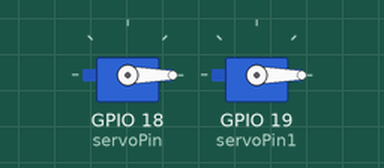
The sketch below on a simulated ESP32. Shown: 2 × servo.

Above: at 0.05 s.
At 7.45 s:
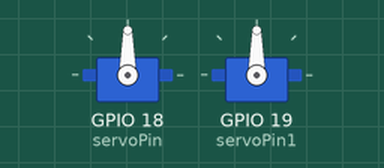
At 14.95 s:
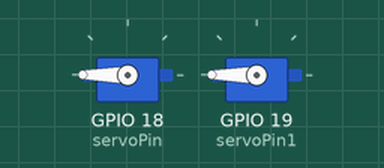
Timing chart, 0 to 19.5 s (numbered marks = the images above):
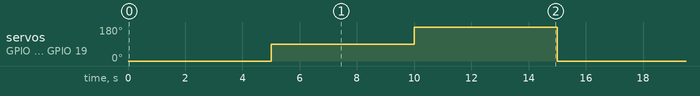

The sketch:

Sweep.ino
```cpp
#include <ESP32_Servo.h>

Servo myservo;  // create servo object to control a servo
                // 16 servo objects can be created on the ESP32
Servo myservo1;

int pos = 0;    // variable to store the servo position
int servoPin = 18;
int servoPin1=19;

// Define min and max pulse width values
int minPulseWidth = 500;   // Minimum pulse width in microseconds
int maxPulseWidth = 3000;  // Maximum pulse width in microseconds

void setup() {
  myservo.attach(servoPin, minPulseWidth, maxPulseWidth); // attaches the servo on pin 18 to the servo object
                                                          // using specified min/max pulse widths
  myservo1.attach(servoPin1, minPulseWidth, maxPulseWidth);
}

void loop() {
  /*for (pos = 0; pos <= 180; pos += 1) { // goes from 0 degrees to 270 degrees
    myservo.write(pos);                 // tell servo to go to position in variable 'pos'
    delay(15);                          // waits 15ms for the servo to reach the position
  }
  for (pos = 180; pos >= 0; pos -= 1) { // goes from 270 degrees to 0 degrees
    myservo.write(pos);                 // tell servo to go to position in variable 'pos'
    delay(15);                          // waits 15ms for the servo to reach the position
  }*/
  myservo.write(0);
  myservo1.write(0);
  delay(5000);
  myservo.write(90);
  myservo1.write(90);
  delay(5000);
  myservo.write(180);
  myservo1.write(180);
  delay(5000);

}
```

Measured:
- by itself, servo on GPIO 18 (servoPin), servo on GPIO 19 (servoPin1): repeats every 15.0 s: 180° 5.0 s, 0° 5.0 s, 90° 5.0 s
